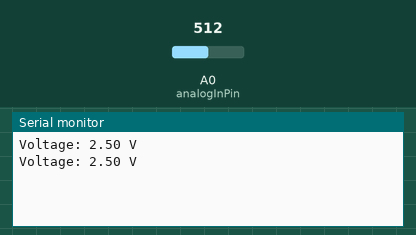
This sketch was run on a simulated Arduino Uno, built with avr-gcc and run on an emulated ATmega328P. Parts: the last lines printed to the serial monitor. The test bench sets the inputs (shaded band); at power-on: A0 (analogInPin) = 512.

Above: at 1.8 s.
1.9 s: A0 (analogInPin) set to 716
At 2.6 s:
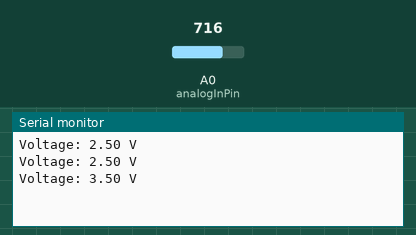
3.4 s: A0 (analogInPin) set to 900
At 4.8 s:
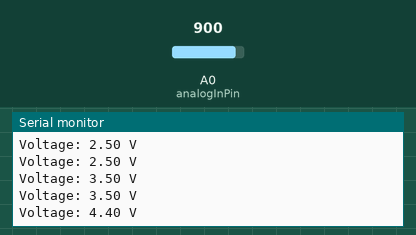
Timing chart, 0 to 6.4 s (numbered marks = the images above; inputs shaded):
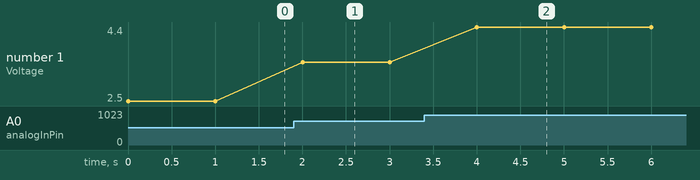

Measured:
- after the input at 1.9 s, the serial monitor: prints a new line after 0.10 s (image 1)
- after the input at 3.4 s, the serial monitor: prints a new line after 0.60 s (image 2)
- plotted number 1: 2.5 → 3.5 after the input at 1.9 s, 3.5 → 4.4 after the input at 3.4 s

The sketch:

Battery_testing_arduino.ino
```cpp
const int analogInPin = A0; // Analog pin for battery voltage
const int baudRate = 9600;  // UART baud rate

void setup()
{
    Serial.begin(baudRate);
}

void loop()
{
    int sensorValue = analogRead(analogInPin);
    float voltage = sensorValue * (5.0 / 1023.0); // Convert ADC value to voltage
    Serial.print("Voltage: ");
    Serial.print(voltage);
    Serial.println(" V");
    delay(1000); // Delay for stability, adjust as needed
}
```
